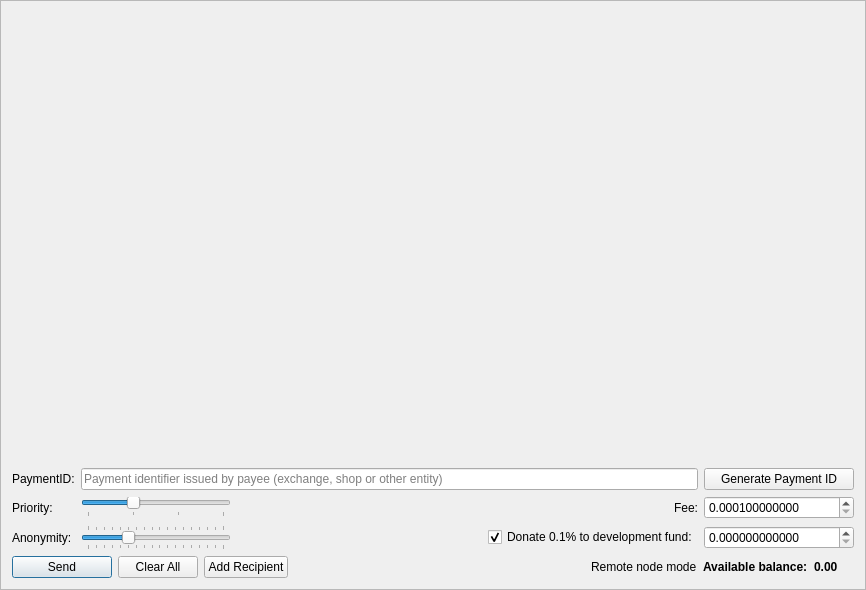
<?xml version="1.0" encoding="UTF-8"?>
<ui version="4.0">
 <class>SendFrame</class>
 <widget class="QFrame" name="SendFrame">
  <property name="geometry">
   <rect>
    <x>0</x>
    <y>0</y>
    <width>866</width>
    <height>590</height>
   </rect>
  </property>
  <property name="windowTitle">
   <string>Frame</string>
  </property>
  <property name="frameShape">
   <enum>QFrame::StyledPanel</enum>
  </property>
  <property name="frameShadow">
   <enum>QFrame::Raised</enum>
  </property>
  <layout class="QVBoxLayout" name="m_send_frame_main_layout">
   <item>
    <widget class="QScrollArea" name="m_transfersScrollarea">
     <property name="frameShape">
      <enum>QFrame::NoFrame</enum>
     </property>
     <property name="widgetResizable">
      <bool>true</bool>
     </property>
     <widget class="QWidget" name="scrollAreaWidgetContents">
      <property name="geometry">
       <rect>
        <x>0</x>
        <y>0</y>
        <width>846</width>
        <height>538</height>
       </rect>
      </property>
      <layout class="QVBoxLayout" name="m_send_frame_layout">
       <property name="leftMargin">
        <number>0</number>
       </property>
       <property name="topMargin">
        <number>0</number>
       </property>
       <property name="rightMargin">
        <number>0</number>
       </property>
       <property name="bottomMargin">
        <number>0</number>
       </property>
       <item>
        <spacer name="verticalSpacer">
         <property name="orientation">
          <enum>Qt::Vertical</enum>
         </property>
         <property name="sizeHint" stdset="0">
          <size>
           <width>20</width>
           <height>445</height>
          </size>
         </property>
        </spacer>
       </item>
      </layout>
     </widget>
    </widget>
   </item>
  <item>
    <layout class="QGridLayout" name="gridLayout">
     <property name="topMargin">
      <number>5</number>
     </property>
     <item row="5" column="0">
      <widget class="QLabel" name="label_2">
       <property name="text">
        <string>Anonymity:</string>
       </property>
      </widget>
     </item>
     <item row="5" column="4">
      <widget class="QCheckBox" name="donateCheckBox">
       <property name="text">
        <string>Donate 0.1% to development fund:</string>
       </property>
       <property name="checked">
        <bool>true</bool>
       </property>
      </widget>
     </item>
     <item row="3" column="0">
      <widget class="QLabel" name="label_3">
       <property name="text">
        <string>Priority:</string>
       </property>
      </widget>
     </item>
     <item row="1" column="0">
      <widget class="QLabel" name="label_6">
       <property name="text">
        <string>PaymentID:</string>
       </property>
      </widget>
     </item>
     <item row="5" column="1">
      <widget class="QSlider" name="m_mixinSlider">
       <property name="maximumSize">
        <size>
         <width>150</width>
         <height>16777215</height>
        </size>
       </property>
       <property name="baseSize">
        <size>
         <width>200</width>
         <height>0</height>
        </size>
       </property>
       <property name="minimum">
        <number>2</number>
       </property>
       <property name="maximum">
        <number>19</number>
       </property>
       <property name="pageStep">
        <number>1</number>
       </property>
       <property name="value">
        <number>7</number>
       </property>
       <property name="sliderPosition">
        <number>7</number>
       </property>
       <property name="tracking">
        <bool>false</bool>
       </property>
       <property name="orientation">
        <enum>Qt::Horizontal</enum>
       </property>
       <property name="tickPosition">
        <enum>QSlider::TicksBothSides</enum>
       </property>
       <property name="tickInterval">
        <number>1</number>
       </property>
      </widget>
     </item>
     <item row="1" column="5">
      <widget class="QPushButton" name="m_generatePaymentIdButton">
       <property name="sizePolicy">
        <sizepolicy hsizetype="Preferred" vsizetype="Fixed">
         <horstretch>0</horstretch>
         <verstretch>0</verstretch>
        </sizepolicy>
       </property>
       <property name="maximumSize">
        <size>
         <width>200</width>
         <height>16777215</height>
        </size>
       </property>
       <property name="text">
        <string>Generate Payment ID</string>
       </property>
      </widget>
     </item>
     <item row="1" column="1" colspan="4">
      <widget class="QLineEdit" name="m_paymentIdEdit">
       <property name="maxLength">
        <number>64</number>
       </property>
       <property name="placeholderText">
        <string>Payment identifier issued by payee (exchange, shop or other entity)</string>
       </property>
      </widget>
     </item>
     <item row="3" column="5">
      <widget class="QDoubleSpinBox" name="m_feeSpin">
       <property name="minimumSize">
        <size>
         <width>150</width>
         <height>0</height>
        </size>
       </property>
       <property name="baseSize">
        <size>
         <width>150</width>
         <height>0</height>
        </size>
       </property>
       <property name="cursor">
        <cursorShape>IBeamCursor</cursorShape>
       </property>
       <property name="locale">
        <locale language="English" country="UnitedStates"/>
       </property>
       <property name="suffix">
        <string/>
       </property>
       <property name="decimals">
        <number>12</number>
       </property>
       <property name="minimum">
        <double>0.000100000000000</double>
       </property>
       <property name="maximum">
        <double>999999999999999.000000000000000</double>
       </property>
       <property name="singleStep">
        <double>0.000100000000000</double>
       </property>
       <property name="value">
        <double>0.000100000000000</double>
       </property>
      </widget>
     </item>
     <item row="3" column="4">
      <widget class="QLabel" name="label">
       <property name="text">
        <string>Fee:</string>
       </property>
       <property name="alignment">
        <set>Qt::AlignRight|Qt::AlignTrailing|Qt::AlignVCenter</set>
       </property>
      </widget>
     </item>
     <item row="5" column="5">
      <widget class="QDoubleSpinBox" name="m_donateSpin">
       <property name="minimumSize">
        <size>
         <width>150</width>
         <height>0</height>
        </size>
       </property>
       <property name="maximumSize">
        <size>
         <width>16777215</width>
         <height>16777215</height>
        </size>
       </property>
       <property name="baseSize">
        <size>
         <width>150</width>
         <height>0</height>
        </size>
       </property>
       <property name="cursor">
        <cursorShape>IBeamCursor</cursorShape>
       </property>
       <property name="locale">
        <locale language="English" country="UnitedStates"/>
       </property>
       <property name="decimals">
        <number>12</number>
       </property>
       <property name="maximum">
        <double>999999999999999.000000000000000</double>
       </property>
       <property name="singleStep">
        <double>0.100000000000000</double>
       </property>
      </widget>
     </item>
     <item row="5" column="3">
      <spacer name="horizontalSpacer">
       <property name="orientation">
        <enum>Qt::Horizontal</enum>
       </property>
       <property name="sizeType">
        <enum>QSizePolicy::Expanding</enum>
       </property>
       <property name="sizeHint" stdset="0">
        <size>
         <width>100</width>
         <height>20</height>
        </size>
       </property>
      </spacer>
     </item>
     <item row="3" column="1">
      <layout class="QGridLayout" name="m_priorityGridLayout">
       <property name="verticalSpacing">
        <number>0</number>
       </property>
       <item row="0" column="0">
        <widget class="QSlider" name="m_prioritySlider">
         <property name="maximumSize">
          <size>
           <width>150</width>
           <height>16777215</height>
          </size>
         </property>
         <property name="baseSize">
          <size>
           <width>200</width>
           <height>0</height>
          </size>
         </property>
         <property name="minimum">
          <number>1</number>
         </property>
         <property name="maximum">
          <number>4</number>
         </property>
         <property name="pageStep">
          <number>1</number>
         </property>
         <property name="value">
          <number>2</number>
         </property>
         <property name="sliderPosition">
          <number>2</number>
         </property>
         <property name="orientation">
          <enum>Qt::Horizontal</enum>
         </property>
         <property name="tickPosition">
          <enum>QSlider::TicksBelow</enum>
         </property>
         <property name="tickInterval">
          <number>1</number>
         </property>
        </widget>
       </item>
      </layout>
     </item>
     <item row="5" column="2">
      <widget class="QLabel" name="m_mixinLabel">
       <property name="text">
        <string/>
       </property>
      </widget>
     </item>
    </layout>
   </item>
   <item>
    <layout class="QHBoxLayout" name="horizontalLayout">
     <item>
      <widget class="QPushButton" name="m_sendButton">
       <property name="minimumSize">
        <size>
         <width>100</width>
         <height>0</height>
        </size>
       </property>
       <property name="text">
        <string>Send</string>
       </property>
       <property name="icon">
        <iconset resource="../../resources.qrc">
         <normaloff>:/icons/btn-send</normaloff>:/icons/btn-send</iconset>
       </property>
       <property name="default">
        <bool>true</bool>
       </property>
      </widget>
     </item>
     <item>
      <widget class="QPushButton" name="m_clearAllButton">
       <property name="text">
        <string>Clear All</string>
       </property>
       <property name="icon">
        <iconset resource="../../resources.qrc">
         <normaloff>:/icons/remove</normaloff>:/icons/remove</iconset>
       </property>
      </widget>
     </item>
     <item>
      <widget class="QPushButton" name="m_addRecipientButton">
       <property name="text">
        <string>Add Recipient</string>
       </property>
       <property name="icon">
        <iconset resource="../../resources.qrc">
         <normaloff>:/icons/add_recepient</normaloff>:/icons/add_recepient</iconset>
       </property>
      </widget>
     </item>
     <item>
      <spacer name="horizontalSpacer_2">
       <property name="orientation">
        <enum>Qt::Horizontal</enum>
       </property>
       <property name="sizeHint" stdset="0">
        <size>
         <width>40</width>
         <height>20</height>
        </size>
       </property>
      </spacer>
     </item>
     <item>
      <widget class="QLabel" name="m_remote_label">
       <property name="font">
        <font>
         <weight>50</weight>
         <bold>false</bold>
        </font>
       </property>
       <property name="toolTip">
        <string>Wallet is connected through remote node. Additional 0.25% fee will be applied.</string>
       </property>
       <property name="text">
        <string>Remote node mode</string>
       </property>
      </widget>
     </item>
     <item>
      <widget class="QLabel" name="label_4">
       <property name="font">
        <font>
         <weight>75</weight>
         <bold>true</bold>
        </font>
       </property>
       <property name="text">
        <string>Available balance:</string>
       </property>
      </widget>
     </item>
     <item>
      <widget class="QLabel" name="m_balanceLabel">
       <property name="font">
        <font>
         <weight>75</weight>
         <bold>true</bold>
        </font>
       </property>
       <property name="text">
        <string notr="true">0.00 </string>
       </property>
       <property name="textInteractionFlags">
        <set>Qt::LinksAccessibleByMouse|Qt::TextSelectableByMouse</set>
       </property>
      </widget>
     </item>
     <item>
      <widget class="QLabel" name="m_tickerLabel">
       <property name="text">
        <string notr="true"/>
       </property>
      </widget>
     </item>
    </layout>
   </item>
  </layout>
 </widget>
 <tabstops>
  <tabstop>m_mixinSlider</tabstop>
  <tabstop>m_sendButton</tabstop>
  <tabstop>m_clearAllButton</tabstop>
  <tabstop>m_addRecipientButton</tabstop>
  <tabstop>m_transfersScrollarea</tabstop>
 </tabstops>
 <resources>
  <include location="../../resources.qrc"/>
 </resources>
 <connections>
  <connection>
   <sender>m_addRecipientButton</sender>
   <signal>clicked()</signal>
   <receiver>SendFrame</receiver>
   <slot>addRecipientClicked()</slot>
   <hints>
    <hint type="sourcelabel">
     <x>282</x>
     <y>561</y>
    </hint>
    <hint type="destinationlabel">
     <x>432</x>
     <y>294</y>
    </hint>
   </hints>
  </connection>
  <connection>
   <sender>m_prioritySlider</sender>
   <signal>valueChanged(int)</signal>
   <receiver>SendFrame</receiver>
   <slot>priorityValueChanged(int)</slot>
   <hints>
    <hint type="sourcelabel">
     <x>171</x>
     <y>495</y>
    </hint>
    <hint type="destinationlabel">
     <x>432</x>
     <y>294</y>
    </hint>
   </hints>
  </connection>
  <connection>
   <sender>m_clearAllButton</sender>
   <signal>clicked()</signal>
   <receiver>SendFrame</receiver>
   <slot>clearAllClicked()</slot>
   <hints>
    <hint type="sourcelabel">
     <x>154</x>
     <y>561</y>
    </hint>
    <hint type="destinationlabel">
     <x>432</x>
     <y>294</y>
    </hint>
   </hints>
  </connection>
  <connection>
   <sender>m_sendButton</sender>
   <signal>clicked()</signal>
   <receiver>SendFrame</receiver>
   <slot>sendClicked()</slot>
   <hints>
    <hint type="sourcelabel">
     <x>53</x>
     <y>561</y>
    </hint>
    <hint type="destinationlabel">
     <x>432</x>
     <y>294</y>
    </hint>
   </hints>
  </connection>
  <connection>
   <sender>m_mixinSlider</sender>
   <signal>valueChanged(int)</signal>
   <receiver>SendFrame</receiver>
   <slot>mixinValueChanged(int)</slot>
   <hints>
    <hint type="sourcelabel">
     <x>221</x>
     <y>520</y>
    </hint>
    <hint type="destinationlabel">
     <x>432</x>
     <y>294</y>
    </hint>
   </hints>
  </connection>
  <connection>
   <sender>m_generatePaymentIdButton</sender>
   <signal>clicked()</signal>
   <receiver>SendFrame</receiver>
   <slot>generatePaymentIdClicked()</slot>
   <hints>
    <hint type="sourcelabel">
     <x>748</x>
     <y>497</y>
    </hint>
    <hint type="destinationlabel">
     <x>432</x>
     <y>294</y>
    </hint>
   </hints>
  </connection>
 </connections>
 <slots>
  <slot>sendClicked()</slot>
  <slot>clearAllClicked()</slot>
  <slot>addRecipientClicked()</slot>
  <slot>mixinValueChanged(int)</slot>
  <slot>priorityValueChanged(int)</slot>
 </slots>
</ui>
